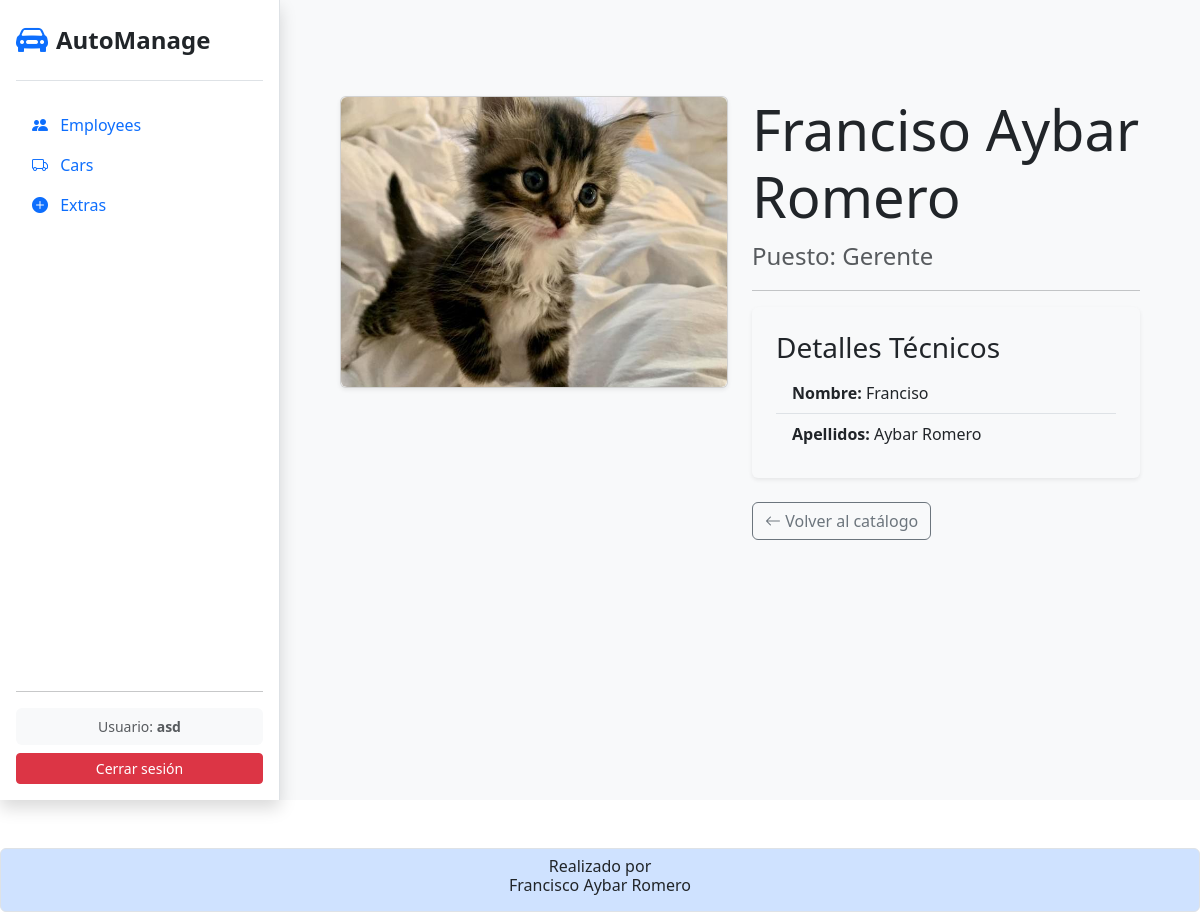
Page /employees/2/ (signed in) on the earlier database version.
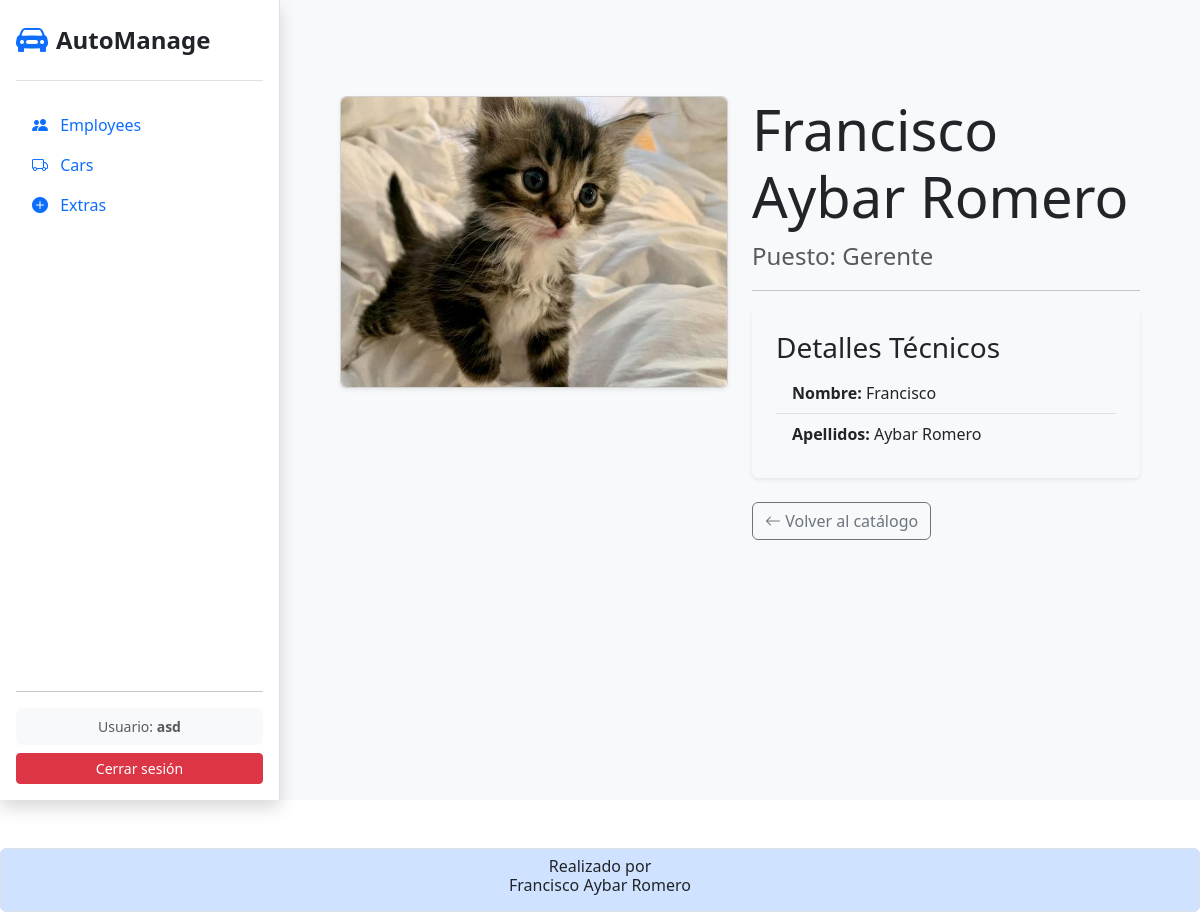
Same page on the later database version.
### app_agencia_coches/models.py (models this page shows, shortened)
class Employee (models.Model):
    user = models.OneToOneField(
        User,
        on_delete = models.CASCADE,
        null = True,
        blank = True
    )
    nombre = models.CharField (
        verbose_name = 'Nombre',
        max_length = 100,
        default = ''
    )
    apellidos = models.CharField (
        verbose_name = 'Apellidos',
        max_length = 100,
        default = ''
    )
    puesto = models.CharField (
        verbose_name = 'Puesto',
        max_length = 100,
        default = ''
    )
    fecha_contratacion = models.DateField (
        verbose_name = 'Fecha de contratacion',
        auto_now_add = True
    )
    foto = models.ImageField (
        verbose_name = 'Foto',
        upload_to = "empleados/",
        blank = True,
        null = True
    )

### app_agencia_coches/views.py (the view)
# urls.py: path('employees/<int:pk>/', views.employee_detail, name='employee_detail'),
@login_required
def employee_detail(request, pk):
    employee = get_object_or_404(Employee, pk=pk)
    return render(request, 'employee/employee_detail.html', {'employee': employee})

### app_agencia_coches/templates/employee/employee_detail.html
{% extends "index.html" %}
{% block content %}
<div class="container mt-5">
    <div class="row">
        <div class="col-md-6 mb-4">
            <div class="card shadow-sm">
                {% if employee.foto %}
                    <img src="{{ employee.foto.url }}" class="img-fluid rounded" alt="{{ employee.nombre }} {{ employee.apellidos }}">
                {% else %}
                    <div class="bg-light d-flex justify-content-center align-items-center" style="height: 400px;">
                        <i class="bi bi-image fs-1 text-secondary"></i>
                    </div>
                {% endif %}
            </div>
        </div>
        <div class="col-md-6">
            <h1 class="display-4">{{ employee.nombre }} {{ employee.apellidos }}</h1>
            <p class="text-muted fs-4">Puesto: {{ employee.puesto }}</p>
            <hr>
            <div class="bg-light p-4 rounded shadow-sm">
                <h3>Detalles Técnicos</h3>
                <ul class="list-group list-group-flush">
                    <li class="list-group-item bg-transparent"><strong>Nombre:</strong> {{ employee.nombre }}</li>
                    <li class="list-group-item bg-transparent"><strong>Apellidos:</strong> {{ employee.apellidos }}</li>
                </ul>
            </div>
            <div class="mt-4 d-flex flex-column flex-sm-row gap-2">
                <a href="{% url 'employees' %}" class="btn btn-outline-secondary">
                    <i class="bi bi-arrow-left"></i> Volver al catálogo
                </a>
            </div>
        </div>
    </div>
</div>
{% endblock content %}

Differences in the rows shown:
changed Employee "Aybar Romero": nombre "Franciso" → "Francisco"
